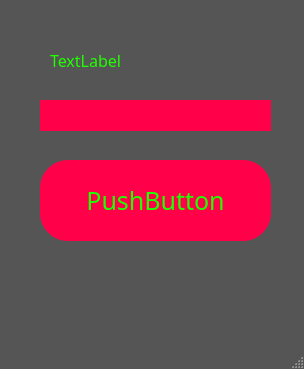
<?xml version="1.0" encoding="UTF-8"?>
<ui version="4.0">
 <class>MainWindow</class>
 <widget class="QMainWindow" name="MainWindow">
  <property name="geometry">
   <rect>
    <x>0</x>
    <y>0</y>
    <width>304</width>
    <height>369</height>
   </rect>
  </property>
  <property name="windowTitle">
   <string>MainWindow</string>
  </property>
  <property name="styleSheet">
   <string notr="true">QMainWindow{
	background-color:#555555   ;
}

QLineEdit{
	background-color:#FF0049  ;
	border-radius:28px;
	color:#20FF00;
	
}

QLabel{
	color:#20FF00;
}

QPushButton{
	background-color:#FF0049  ;
	border-radius:28px;
	display:inline-block;
	cursor:pointer;
	color:#20FF00;
	font-family:Impact;
	font-size:25px;
	padding:16px 31px;
	text-decoration:none;
	text-shadow:0px 1px 0px #2f6627;	
}

QPushButton:hover {
	background-color:#FF5B8A ;
}
QPushButton:active {
	position:relative;
	top:1px;
}
</string>
  </property>
  <widget class="QWidget" name="centralwidget">
   <widget class="QPushButton" name="pushButton">
    <property name="geometry">
     <rect>
      <x>40</x>
      <y>160</y>
      <width>231</width>
      <height>81</height>
     </rect>
    </property>
    <property name="font">
     <font>
      <family>Impact</family>
      <pointsize>-1</pointsize>
      <underline>false</underline>
      <strikeout>false</strikeout>
     </font>
    </property>
    <property name="text">
     <string>PushButton</string>
    </property>
   </widget>
   <widget class="QLineEdit" name="lineEdit">
    <property name="geometry">
     <rect>
      <x>40</x>
      <y>100</y>
      <width>231</width>
      <height>31</height>
     </rect>
    </property>
    <property name="font">
     <font>
      <family>Impact</family>
      <pointsize>16</pointsize>
     </font>
    </property>
   </widget>
   <widget class="QLabel" name="label">
    <property name="geometry">
     <rect>
      <x>50</x>
      <y>40</y>
      <width>211</width>
      <height>41</height>
     </rect>
    </property>
    <property name="font">
     <font>
      <family>Impact</family>
      <pointsize>12</pointsize>
     </font>
    </property>
    <property name="text">
     <string>TextLabel</string>
    </property>
   </widget>
  </widget>
  <widget class="QMenuBar" name="menubar">
   <property name="geometry">
    <rect>
     <x>0</x>
     <y>0</y>
     <width>304</width>
     <height>21</height>
    </rect>
   </property>
  </widget>
  <widget class="QStatusBar" name="statusbar"/>
 </widget>
 <resources/>
 <connections/>
</ui>
